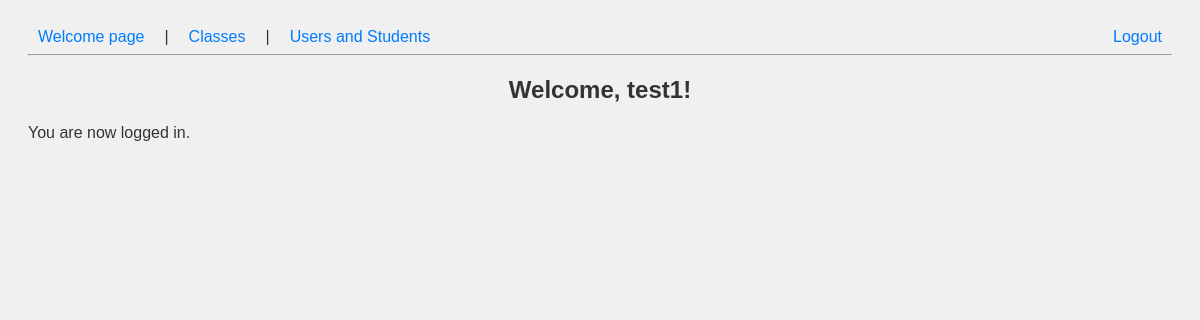
Before: /welcome with the older database file.
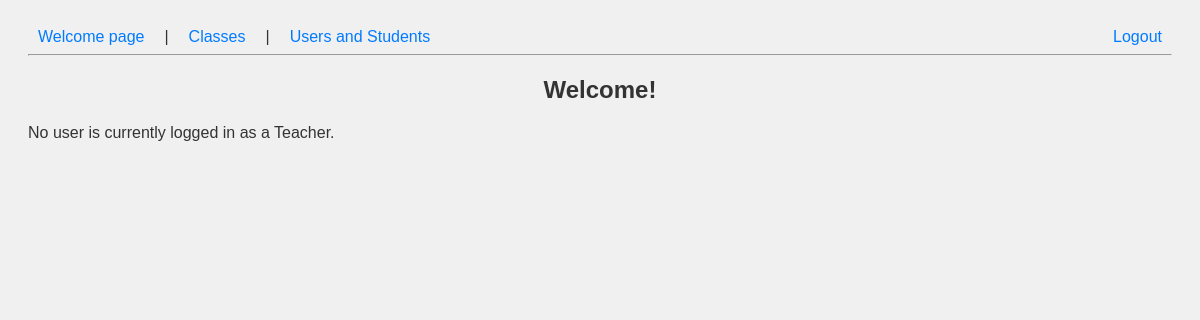
After: the same page with the newer database file.
### models.py (models this page shows)
class BaseModel(Model):
    class Meta:
        database = db

class User(BaseModel):
    id_user = AutoField()
    name = CharField()
    is_admin = BooleanField() # True if admin, False if teacher
    login = BooleanField(unique=False)
    password = CharField() # Store hashed passwords in production

### app.py (the view)
@app.route('/welcome')
def dash_welcome():
    user = User.select().where(User.login == True).first()
    return render_template('dashWelcome.html', user=user)

### templates/dashWelcome.html
{% extends "dashboard.html" %}
{% block content %}
    {% if user %}
        <h2>Welcome, {{ user.name }}!</h2>
        <p>You are now logged in{{ " as admin" if user.is_admin else "" }}.</p>
    {% else %}
        <h2>Welcome!</h2>
        <p>No user is currently logged in as a Teacher.</p>
    {% endif %}
{% endblock %}

Changed rows visible on the page:
no longer on this page (row edited): User: name "test1"
Other visible differences:
text no longer shown: "Welcome, ! You are now logged in ."
text now shown: "Welcome! No user is currently logged in as a Teacher."
